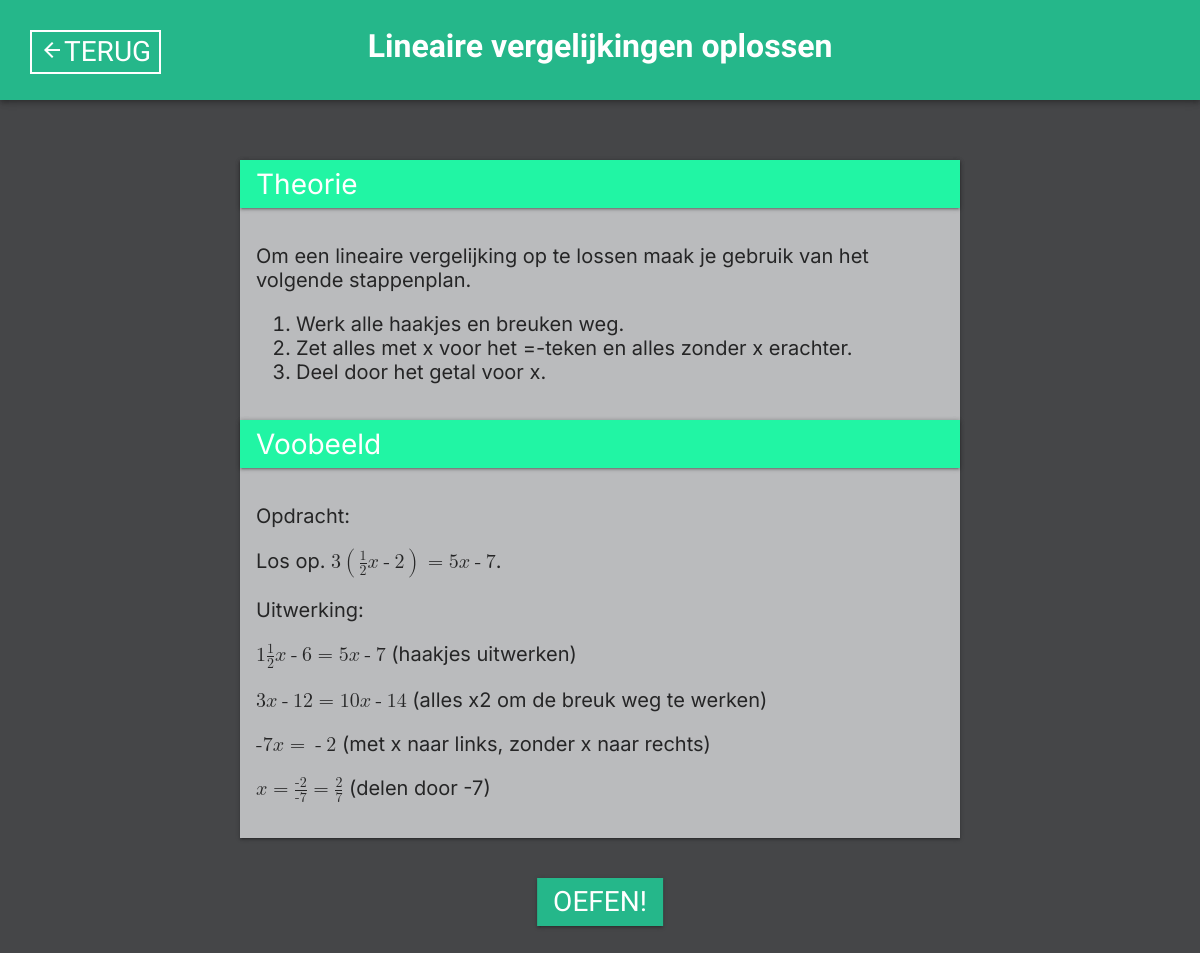
The app's page /oefenen/uitleg/A/1 (signed in) with its own data.
### oefenen/models.py (models this page shows, shortened)
class Uitleg(models.Model):
    vaardigheid = models.OneToOneField(Vaardigheid, on_delete=models.PROTECT)
    uitleg = RichTextField()
    voorbeeld = RichTextField(null=True, blank=True)

class Vaardigheid(models.Model):
    naam = models.CharField(max_length=255, blank=False, null=True)
    nummer = models.IntegerField(blank=True, null=True)
    bijbehorend_onderwerp = models.ForeignKey(Onderwerp, on_delete=models.PROTECT, blank=True, null=True)
    voorkennis = models.ManyToManyField("self", symmetrical=False, related_name="vaardigheid_voorkennis")
    volgende = models.ManyToManyField("self", symmetrical=False, related_name="vaardigheid_volgende")
    class Meta:
        ordering = ['bijbehorend_onderwerp', 'nummer']

### oefenen/views.py (the view)
# urls.py: path("uitleg/<str:letter>/<int:pk>", views.uitleg, name="uitleg"),
@login_required
def uitleg(request, letter, pk):
    uid = request.user.id
    user = User.objects.get(id=uid)
    o = Onderwerp.objects.get(letter=letter.capitalize())
    v = Vaardigheid.objects.get(bijbehorend_onderwerp=o, nummer=pk)
    uitleg = Uitleg.objects.get(vaardigheid=v)
    return render(request, "oefenen/uitleg.html", {
        'uitleg':uitleg,
        'letter':letter,
        'pk':pk
    })

### oefenen/templates/oefenen/uitleg.html (shortened to what this page needs)
{% load static %}
<!DOCTYPE html>
<html lang="en">
<head>
</head>
<body>
    <div id="background">
        <div id="ribbon">
            <a id="backbutton" href="/gebruiker"><i class="material-icons-outlined" style="float: left; margin: 6px 0 8px 0;">arrow_back</i><p class="backbuttontext">TERUG</p></a>
            <h1>{{ uitleg.vaardigheid.naam }}</h1>
        </div>
        <div id="uitleg">
            <div style="height: 100px;"></div>
            <div class="theoriebackground">
                <div class="opgaveribbon">Theorie</div>
                <div class="opgavetext">{{ uitleg.uitleg|safe }}</div>
            </div>
            <div class="theoriebackground">
                <div class="opgaveribbon">Voobeeld</div>
                <div class="opgavetext">{{ uitleg.voorbeeld|safe }}</div>
            </div>
        </div>
        <a id="oefenknop" href="/oefenen/{{ letter }}/{{ pk }}"><p id="oefenknoptext">OEFEN!</p></a>
    </div>
</body>
</html>

### oefenen/templates/oefenen/uitleg.html (style rules this page uses)
:root { --primary: rgb(33,245,164); --primarydarken: rgb(37,183,138); --primarylighten: rgb(151,255,203); --secondary: rgb(37,204,237); --secondarydarken: rgb(37,172,237); --secondarylighten: rgb(151,252,255); --bg: white; --dmbg: #454648; --dmbgdarken: #18191a; --dmbglighten: #babbbd; --error: #d32f2f; --success: #2e7d32; --whitetext: white; --blacktext: black; --box-shadow1dp: 0 1px 1px 0 rgba(0,0,0,0.14), 0 2px 1px -1px rgba(0,0,0,0.12), 0 1px 3px 0 rgba(0,0,0,0.20); --box-shadow2dp: 0 2px 2px 0 rgba(0,0,0,0.14), 0 3px 1px -2px rgba(0,0,0,0.12), 0 1px 5px 0 rgba(0,0,0,0.20); --box-shadow3dp: 0 3px 4px 0 rgba(0,0,0,0.14), 0 3px 3px -2px rgba(0,0,0,0.12), 0 1px 8px 0 rgba(0,0,0,0.20); --box-shadow4dp: 0 4px 5px 0 rgba(0,0,0,0.14), 0 1px 10px 0 rgba(0,0,0,0.12), 0 2px 4px -1px rgba(0,0,0,0.20); --box-shadow6dp: 0 6px 10px 0 rgba(0,0,0,0.14), 0 1px 18px 0 rgba(0,0,0,0.12), 0 3px 5px -1px rgba(0,0,0,0.20); --box-shadow8dp: 0 8px 10px 1px rgba(0,0,0,0.14), 0 3px 14px 2px rgba(0,0,0,0.12), 0 5px 5px -3px rgba(0,0,0,0.20); --box-shadow9dp: 0 9px 12px 1px rgba(0,0,0,0.14), 0 3px 16px 2px rgba(0,0,0,0.12), 0 5px 6px -3px rgba(0,0,0,0.20); --box-shadow12dp: 0 12px 17px 2px rgba(0,0,0,0.14), 0 5px 22px 4px rgba(0,0,0,0.12), 0 7px 8px -4px rgba(0,0,0,0.20); --box-shadow16dp: 0 16px 24px 2px rgba(0,0,0,0.14), 0 6px 30px 5px rgba(0,0,0,0.12), 0 8px 10px -5px rgba(0,0,0,0.20); --box-shadow24dp: 0 24px 38px 3px rgba(0,0,0,0.14), 0 9px 46px 8px rgba(0,0,0,0.12), 0 11px 15px -7px rgba(0,0,0,0.20); }
body { margin: 0px; padding: 0px; font-family: inter, sans-serif; }
h1 { font-family: kanit; color: var(--whitetext); }
html { margin: 0px; padding: 0px; }
#ribbon { margin: 0px; top: 0px; width: 100%; height: 100px; background-color: var(--primarydarken); position: fixed; line-height: 50px; text-align: center; box-shadow: var(--box-shadow4dp); }
#backbutton { position: absolute; left: 0px; padding: 0 8px 0 8px; margin: 30px; height: 40px; max-width: 132px; background-color: var(--primarydarken); border: solid; border-color: var(--whitetext); border-width: 2px; font-family: yantramanav; font-size: 28px; color: var(--whitetext); border-radius: 0px; }
.backbuttontext { font-family: yantramanav; font-size: 28px; color: var(--whitetext); margin: 0px; float: right; line-height: 40px; }
#background { background-color: var(--dmbg); height: 100%; width: 100%; position: fixed; overflow-y: scroll; display: inline-block; }
#uitleg { margin: 60px 20% 20px 20%; }
.opgaveribbon { background-color: var(--primary); height: 48px; padding-left: 16px; font-family: inter; line-height: 48px; font-size: 28px; color: var(--whitetext); box-shadow: var(--box-shadow2dp); }
.opgavetext { font-size: 20px; padding: 16px; color: rgb(0,0,0,0.8) }
.theoriebackground { width: 100%; background-color: var(--dmbglighten); box-shadow: var(--box-shadow2dp); }
#oefenknop { position: absolute; left: 50%; margin: 20px 0px 100px 0px; transform: translate(-50%, 0); padding: 4px 16px 4px 16px; height: 40px; max-width: 132px; background-color: var(--primarydarken); font-family: yantramanav; font-size: 28px; color: var(--whitetext); border-radius: 0px; text-decoration: none; box-shadow: var(--box-shadow2dp); transition: box-shadow 0.2s ease-in-out; }
#oefenknop::after { content: ''; position: absolute; top: 100px; height: 20px; width: 100%; }
#oefenknoptext { font-family: yantramanav; font-size: 28px; color: var(--whitetext); margin: 0px; float: right; line-height: 40px; }

### records on screen
Uitleg: vaardigheid.naam "Lineaire vergelijkingen oplossen", uitleg "Om een lineaire vergelijking op te lossen maak je gebruik van het volgende stappenplan. Werk alle haakjes en breuken weg. Zet alles met x voor het =-teken en alles zonder x erachter. Deel door het getal voor x.", voorbeeld "Opdracht: Los op. 3 1 2 x - 2 = 5 x - 7 . Uitwerking: 1 1 2 x - 6 = 5 x - 7 (haakjes uitwerken) 3 x - 12 = 10 x - 14 (alles x2 om de breuk weg te werken) - 7 x = - 2 (met x naar links, zonder x naar rechts) x = - 2 - 7 = 2 7 (delen door -7)"
